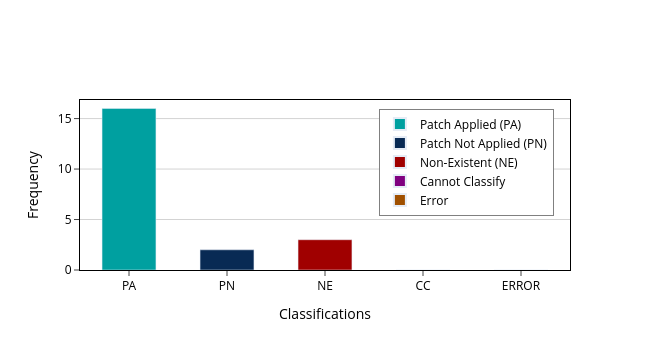

The notebook cell saved with this chart:
### Code cell
import plotly.graph_objects as go

fig = go.Figure()
fig.add_trace(go.Bar(
    x=['PA'],
    y=[int(patch_classes['Patch Classification'].eq('PA').sum())],
    name="Patch Applied (PA)",
    marker_color='#00A0A0'
))
fig.add_trace(go.Bar(
    x=['PN'],
    y=[int(patch_classes['Patch Classification'].eq('PN').sum())],
    name="Patch Not Applied (PN)",
    marker_color='#082a54'
))
fig.add_trace(go.Bar(
    x=['NE'],
    y=[int(patch_classes['Patch Classification'].eq('NE').sum())],
    name="Non-Existent (NE)",
    marker_color='#a00000'
))
fig.add_trace(go.Bar(
    x=['CC'],
    y=[int(patch_classes['Patch Classification'].eq('CC').sum())],
    name="Cannot Classify",
    marker_color='purple'
))
fig.add_trace(go.Bar(
    x=['ERROR'],
    y=[int(patch_classes['Patch Classification'].eq('ERROR').sum())],
    name="Error",
    marker_color='#A05000'
))
fig.update_layout(
    xaxis_title="Classifications",
    yaxis_title="Frequency",
    plot_bgcolor= "rgba(0, 0, 0, 0)",
    font_color="black",
    font_size=12,
    height=350,
    width=650,
    bargap=0.45
)
fig.update_xaxes(
    mirror=True,
    ticks='outside',
    # showline=True,
    linecolor='black',
    # gridcolor='lightgrey'
    # orientation='h'
)
fig.update_yaxes(
    mirror=True,
    ticks='outside',
    # showline=True,
    linecolor='black',
    gridcolor='lightgrey',
    # orientation='h'
    # tickangle=330
)
fig.update_layout(
    # autosize=True,
    # try to play around height and width values 
    legend=dict(
    yanchor="top",
    y=0.95,
    xanchor="left",
    x=0.61,
    bordercolor="gray",
    borderwidth=1,
    itemsizing="constant", 
    itemwidth=30,
    font=dict(
            # family="Courier",
            size=12,
        ),
))
fig.show()
# fig.write_image("classification.pdf", width=650, height=350)

### Figure 1 — Plotly figure (JSON) as saved in the notebook; plotly's stock layout.template omitted (floating-point values rounded to 4 significant figures)
{"data": [{"marker": {"color": "#00A0A0"}, "name": "Patch Applied (PA)", "type": "bar", "x": ["PA"], "y": [16]}, {"marker": {"color": "#082a54"}, "name": "Patch Not Applied (PN)", "type": "bar", "x": ["PN"], "y": [2]}, {"marker": {"color": "#a00000"}, "name": "Non-Existent (NE)", "type": "bar", "x": ["NE"], "y": [3]}, {"marker": {"color": "purple"}, "name": "Cannot Classify", "type": "bar", "x": ["CC"], "y": [0]}, {"marker": {"color": "#A05000"}, "name": "Error", "type": "bar", "x": ["ERROR"], "y": [0]}], "layout": {"bargap": 0.45, "font": {"color": "black", "size": 12}, "height": 350, "legend": {"bordercolor": "gray", "borderwidth": 1, "font": {"size": 12}, "itemsizing": "constant", "itemwidth": 30, "x": 0.61, "xanchor": "left", "y": 0.95, "yanchor": "top"}, "plot_bgcolor": "rgba(0, 0, 0, 0)", "width": 650, "xaxis": {"linecolor": "black", "mirror": true, "ticks": "outside", "title": {"text": "Classifications"}}, "yaxis": {"gridcolor": "lightgrey", "linecolor": "black", "mirror": true, "ticks": "outside", "title": {"text": "Frequency"}}}}
